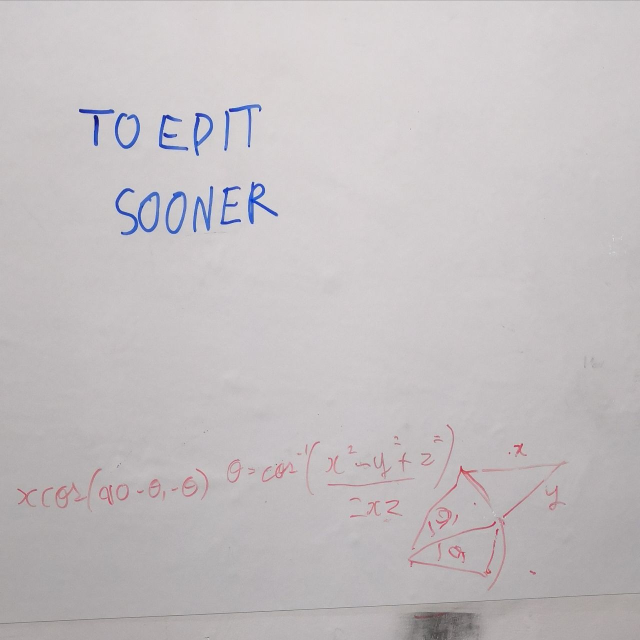
%> input picture Photos/d1.jpg, 1280 x 1280 px (shown at 1/2 size)
$ octave --eval "result = scan_doc(imread('../Photos/d1.jpg'));"   (GNU Octave 9; MATLAB toolbox functions it lacks are replaced by stand-ins)
%> lines starting %> are read from the running program, lines starting %| are printed output that depends on the picture; in (x1, y1, x2, y2) boxes, pixels count from 0 and x2, y2 are one past the last pixel; in counts of white or black regions, pixels touching at a corner belong together; the program's own positions count from 1
function [corners] = scan_doc(im)

fns = im;
I = im2double(fns);
% imread does not use the EXIF rotation, so we manually rotate
%I = permute(I,[2 1 3]);
%I = I(:,end:-1:1,:);
%a = size(rgb2gray(fns));
fsize = 800;
[p] = rectifyDocument(I,fsize);
[corners] = abs([p]);
end

function [pq] = rectifyDocument(I,fixedSize) % input: RGB image as double

% Downscale image to fixed size in order to reduce the influence of
% noise and small-scale texture
imHeight = size(I,1);
imWidth = size(I,2);
imDiag = sqrt(imWidth^2 + imHeight^2);
downScale = fixedSize/imDiag;
I = imresize(I,downScale,'bicubic');
J = rgb2gray(I);

% Detect the 4 dominant lines in the image
BW = edge(J,'canny',[],5);
[H,T,R] = hough(BW);
P = houghpeaks(H,4,'Threshold',0);
theta = T(P(:,2));
rho = R(P(:,1));
if (length(theta) < 4)
    fprintf('Could not find all lines\n');
    return;
end

% Display detected lines
figure;
subplot(1,2,1);
imagesc(I(:,:,2));
shading flat; hold on; colormap gray; axis equal;
for i = 1:length(theta)
    t = theta(i) / 180 * pi;
    r = rho(i);
    if (abs(t) > pi/4)
        u = 0:size(J,2);
        v = 1 + (r - u*cos(t) )/ sin(t);
    else
        v = 0:size(J,1);
        u = 1 + (r - sin(t)*v) / cos(t);
    end
    plot(u,v,'g-','LineWidth',2);
end
% Compute line equations
% The Hough transform returns line equations of the form
%   cos(theta)*x + sin(theta)*y = rho
% We first sort the lines according to angle. Since the document is
% approximately rectangular, this groups the lines into parallel
% lines
[~,order] = sort(abs(theta));
coefficients = [cos(theta' / 180 * pi), sin(theta' / 180 * pi), -rho'];
L1 = coefficients(order(1),:); % start with smallest angle
L2 = coefficients(order(2),:); % parallel to L1
L3 = coefficients(order(3),:); % perpendicular to L1 and L2
L4 = coefficients(order(4),:); % parallel to L3

% Compute p1, p2, p3, p4 as intersections of L1,...,L4;
% see above figure.
p = zeros(4,3);
p(1,:) = cross(L1,L3); % p1
p(2,:) = cross(L2,L3); % p2
p(3,:) = cross(L2,L4); % p3
p(4,:) = cross(L1,L4); % p4
p = p(:,1:2) ./ [p(:,3), p(:,3)];

pq = p;
% We now need to reorder the points such that they correspond to
% the physical document vertices

% Sort points into clockwise order (see above figure)
v = p(2,:) - p(1,:);
w = p(3,:) - p(1,:);
a = (v(1)*w(2) - w(1)*v(2)) / 2; % signed area of triangle (p1,p2,p3)
if (a < 0)
    p = p(end:-1:1,:); % reverse vertex order
end

% Make sure that first vertex p1 lies either topmost or leftmost,
% and lies at the start of a short side
edgeLen = [
    norm(p(1,:) - p(2,:));
    norm(p(2,:) - p(3,:));
    norm(p(3,:) - p(4,:));
    norm(p(4,:) - p(1,:))
    ];
sortedEdgeLen = sort(edgeLen);
startsShortEdge = (edgeLen' <= sortedEdgeLen(2)); % flag which ones are at a short edge
% find the one that is closest to top left corner of image
idx = find(startsShortEdge,2);
if (norm(p(idx(1),:)) < norm(p(idx(2),:)))
    p1Idx = idx(1);
else
    p1Idx = idx(2);
end
order = mod(p1Idx - 1 : p1Idx + 2, 4) + 1; % reorder to start at right vertex
p = p(order,:);

% Diplay vertex order
for i = 1:4
    text(p(i,1),p(i,2),sprintf('%d',i),'BackgroundColor','white');
end

% Define the document vertices in paper coordinates
% We use the A4 standard: 210x280mm
paperWidth = 210;
paperHeight = 280;
q = [
    0,          0;               % corresponds to p1
    paperWidth, 0;               % corresponds to p2
    paperWidth, paperHeight;     % corresponds to p3
    0,          paperHeight;     % corresponds to p4
];

% Compute homography p -> q
H = computeHomography(p,q);

% Modify homography to trim the edges by 2% (slight enlargement)
trimPercentage = 2;
eps = 1 / (1 - trimPercentage/100) - 1;
trimEdges = [
    1+eps, 0,    -eps*paperWidth/2;
    0,     1+eps, -eps*paperHeight/2;
    0,     0,     1;
];
H = trimEdges * H;

% Warp original image to paper coordinates
h = size(I,1);
w = size(I,2);
u = repmat(1:w,[h 1]);
v = repmat(1:h,[w 1])';
uv = [u(:),v(:),ones(length(u(:)),1)];
uv = uv*H';
uv = uv(:,1:2) ./ [uv(:,3),uv(:,3)];
u = reshape(uv(:,1),h,w);
v = reshape(uv(:,2),h,w);
subplot(1,2,2);
surf(u,v,zeros(h,w),I);
shading interp;
colormap gray;
axis equal;
axis([0 paperWidth 0 paperHeight]);
set(gca,'YDir','reverse');
end

function H = computeHomography(p,q)
% Quick implementation of homography computation
% There are better ways to do this, see Hartley & Zisserman's book
A = [p(:,1),p(:,2),ones(4,1),zeros(4,3),-p(:,1).*q(:,1),-p(:,2).*q(:,1);
     zeros(4,3),p(:,1),p(:,2),ones(4,1),-p(:,1).*q(:,2),-p(:,2).*q(:,2)];
b = [q(:,1);q(:,2)];
Hvec = A\b;
H = reshape([Hvec;1],3,3)';
end
%> in scan_doc, fns is the input picture: size 1280x1280x3 uint8; mean R, G, B 195.5, 191, 192.9
%> in rectifyDocument, `I = imresize(I,downScale,'bicubic');`:
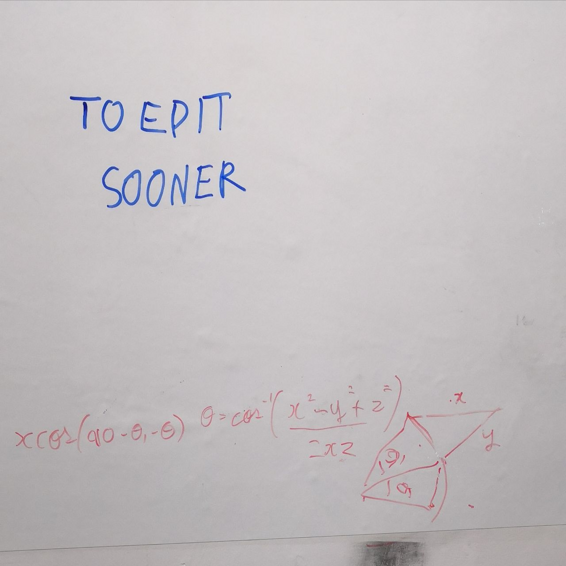
%> I: size 566x566x3 double; mean R, G, B 0.767, 0.749, 0.756
%> in rectifyDocument, `BW = edge(J,'canny',[],5);`:
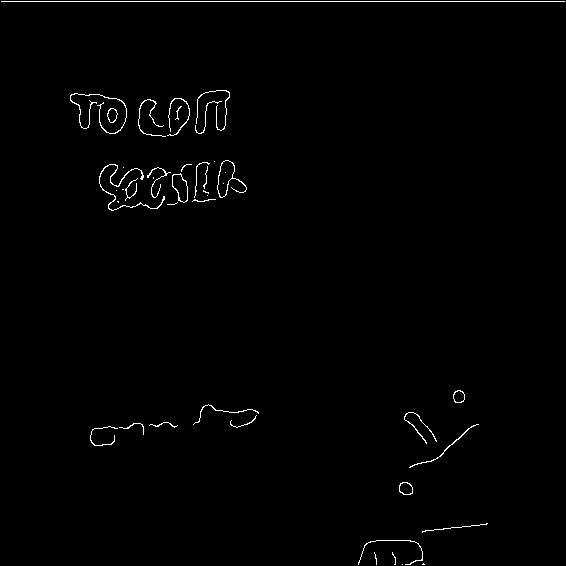
%> BW: size 566x566 logical; 0.9% white in thin lines or dots
%> in rectifyDocument, `[H,T,R] = hough(BW);`: T = 180 values from -90 to 89; R = 1601 values from -800 to 800
%> in rectifyDocument, `P = houghpeaks(H,4,'Threshold',0);`: P = [800 1; 1373 175; 1433 139; 1000 92]
%> in rectifyDocument, `theta = T(P(:,2));`: theta = [-90 84 48 1]
%> in rectifyDocument, `rho = R(P(:,1));`: rho = [-1 572 632 199]
%> the loop in rectifyDocument, `for i = 1:length(theta)` made 4 passes
%> (t, r) on passes 1 to 4: (-1.57, -1), (1.47, 572), (0.838, 632), (0.0175, 199)
%> after the loop in rectifyDocument, `for i = 1:length(theta)`: u = 567 values, max 200 at index 1, min 190.2 at index 567, mean 195.1; v = 567 values from 0 to 566
%> in rectifyDocument, `[~,order] = sort(abs(theta));`: order = [4 3 2 1]
%> in rectifyDocument, `coefficients = [cos(theta' / 180 * pi), sin(theta' / 180 * pi), -rho'];`: coefficients = [6.12e-17 -1 1; 0.105 0.995 -572; 0.669 0.743 -632; 1 0.0175 -199]
%> in rectifyDocument, `L1 = coefficients(order(1),:);`: L1 = [1 0.0175 -199]
%> in rectifyDocument, `L2 = coefficients(order(2),:);`: L2 = [0.669 0.743 -632]
%> in rectifyDocument, `L3 = coefficients(order(3),:);`: L3 = [0.105 0.995 -572]
%> in rectifyDocument, `L4 = coefficients(order(4),:);`: L4 = [6.12e-17 -1 1]
%> in rectifyDocument, `p = p(:,1:2) ./ [p(:,3), p(:,3)];`: p = [189.3 555.3; 346.1 538.8; 943.4 1; 199 1]
%> in rectifyDocument, `v = p(2,:) - p(1,:);`: v = [156.8 -16.48]
%> in rectifyDocument, `w = p(3,:) - p(1,:);`: w = [754.1 -554.3]
%> in rectifyDocument, `a = (v(1)*w(2) - w(1)*v(2)) / 2;`: a = -37241.3
%> in rectifyDocument, `p = p(end:-1:1,:);`: p = [199 1; 943.4 1; 346.1 538.8; 189.3 555.3]
%> in rectifyDocument, `edgeLen = [ norm(p(1,:) - p(2,:)); norm(p(2,:) - p(3,:)); norm(p(3,:) ..`: edgeLen = [744.4; 803.7; 157.7; 554.3]
%> in rectifyDocument, `sortedEdgeLen = sort(edgeLen);`: sortedEdgeLen = [157.7; 554.3; 744.4; 803.7]
%> in rectifyDocument, `startsShortEdge = (edgeLen' <= sortedEdgeLen(2));`: startsShortEdge = [false false true true]
%> in rectifyDocument, `idx = find(startsShortEdge,2);`: idx = [3 4]
%> in rectifyDocument, `p1Idx = idx(2);`: p1Idx = 4
%> in rectifyDocument, `order = mod(p1Idx - 1 : p1Idx + 2, 4) + 1;`: order = [4 1 2 3]
%> in rectifyDocument, `p = p(order,:);`: p = [189.3 555.3; 199 1; 943.4 1; 346.1 538.8]
%> in computeHomography, `Hvec = A\b;`: Hvec = [-0.0384; -0.365; 210.1; 0.311; 0.00542; -61.85; -0.000183; -0.00142]
%> in computeHomography, `H = reshape([Hvec;1],3,3)';`: H = [-0.0384 -0.365 210.1; 0.311 0.00542 -61.85; -0.000183 -0.00142 1]
%> in rectifyDocument, `H = trimEdges * H;`: H = [-0.0388 -0.37 212.2; 0.318 0.00958 -65.97; -0.000183 -0.00142 1]
%> in rectifyDocument, `u = reshape(uv(:,1),h,w);`:
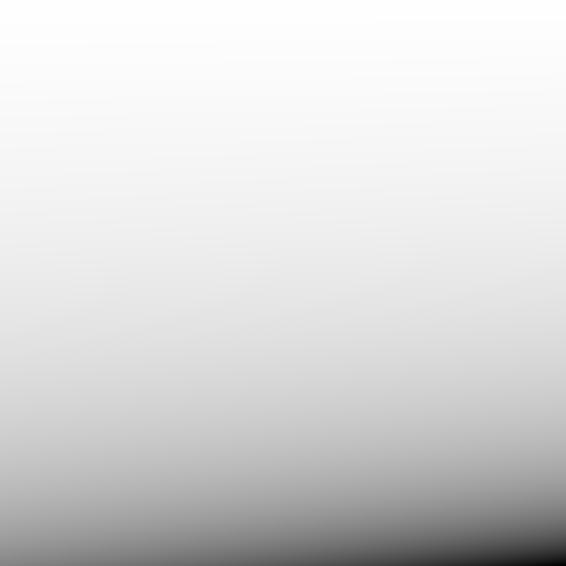
%> u: size 566x566 double; min -199.7, max 212.1, mean 152.1; drawn with min black and max white
%> in rectifyDocument, `v = reshape(uv(:,2),h,w);`:
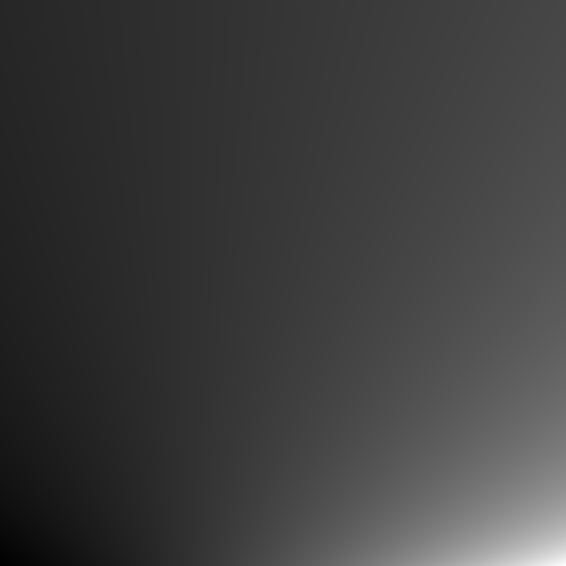
%> v: size 566x566 double; min -303.8, max 1255.6, mean 76.7; drawn with min black and max white
%> in scan_doc, `[p] = rectifyDocument(I,fsize);`: p = [189.3 555.3; 346.1 538.8; 943.4 1; 199 1]
%> `result = scan_doc(imread('../Photos/d1.jpg'));`:
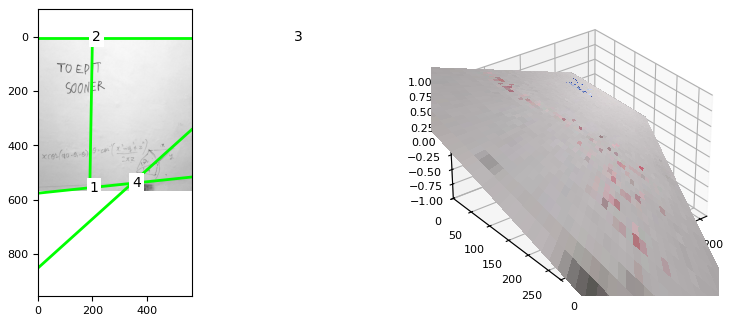
%> figure redrawn from the program's plot data, 2 panels

$ run again, on Photos/e1.jpg
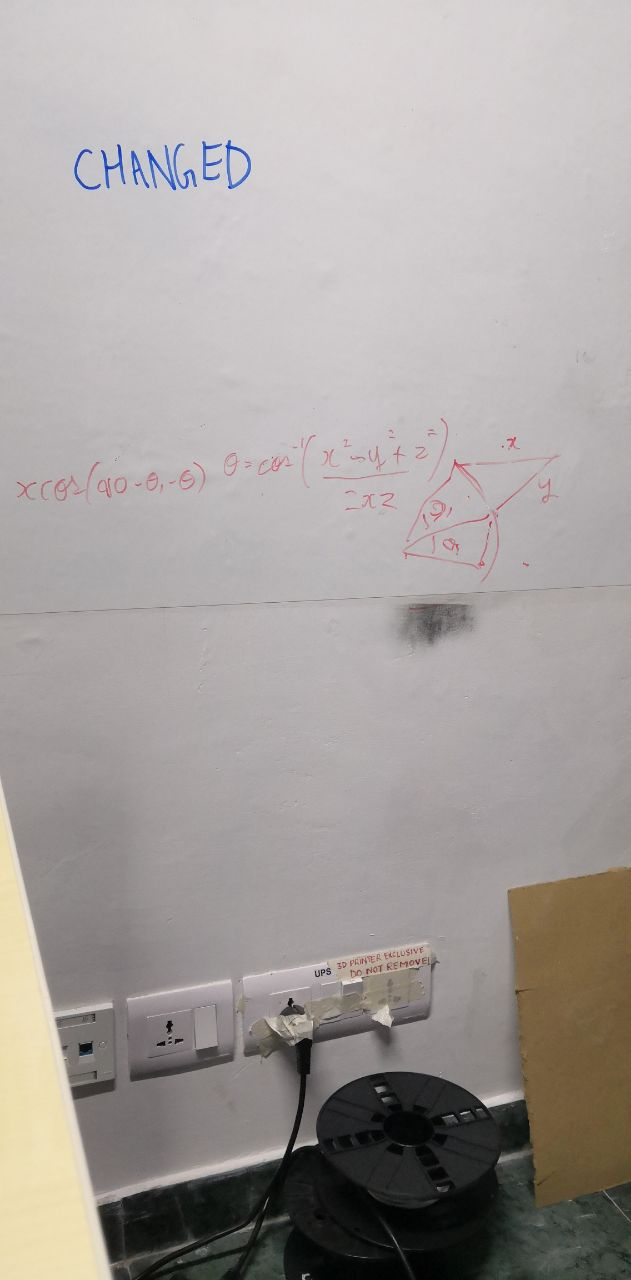
%> input picture Photos/e1.jpg, 631 x 1280 px
%> in scan_doc, fns is the input picture: size 1280x631x3 uint8; mean R, G, B 165.5, 160.1, 157.7
%> in rectifyDocument, `BW = edge(J,'canny',[],5);`:
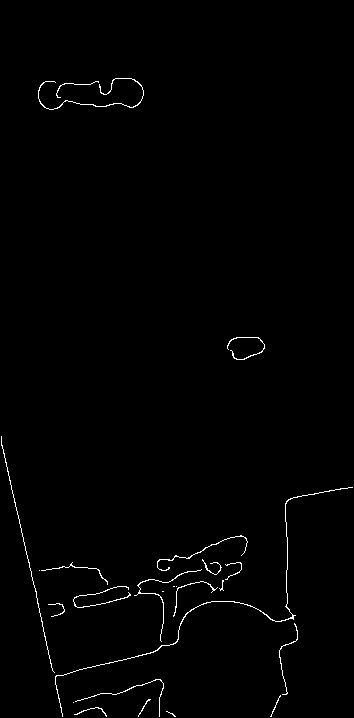
%> BW: size 718x354 logical; 0.93% white in thin lines or dots, all inside (x1, y1, x2, y2) = (1, 78, 353, 717)
%> T = 180 values from -90 to 89; R = 1601 values from -800 to 800
%> P = [702 78; 1470 167; 1107 93; 1078 90]
%> theta = [-13 76 2 -1]
%> rho = [-99 669 306 277]
%> the loop in rectifyDocument, `for i = 1:length(theta)` made 4 passes
%> (t, r) on passes 1 to 4: (-0.227, -99), (1.33, 669), (0.0349, 306), (-0.0175, 277)
%> after the loop in rectifyDocument, `for i = 1:length(theta)`: u = 719 values from 278 to 290.6; v = 719 values from 0 to 718
%> in rectifyDocument, `[~,order] = sort(abs(theta));`: order = [4 3 1 2]
%> coefficients = [0.974 -0.225 99; 0.242 0.97 -669; 0.999 0.0349 -306; 1 -0.0175 -277]
%> L1 = [1 -0.0175 -277]
%> L2 = [0.999 0.0349 -306]
%> L3 = [0.974 -0.225 99]
%> L4 = [0.242 0.97 -669]
%> in rectifyDocument, `p = p(:,1:2) ./ [p(:,3), p(:,3)];`: p = [308 1774.2; 252.6 1534.3; 284.6 618.5; 287.8 617.7]
%> pq has the same summary as p
%> in rectifyDocument, `v = p(2,:) - p(1,:);`: v = [-55.4 -240]
%> in rectifyDocument, `w = p(3,:) - p(1,:);`: w = [-23.42 -1155.7]
%> a = 29204.3
%> edgeLen = [246.3; 916.3; 3.34; 1156.7]
%> sortedEdgeLen = [3.34; 246.3; 916.3; 1156.7]
%> startsShortEdge = [true false true false]
%> idx = [1 3]
%> p1Idx = 3
%> in rectifyDocument, `order = mod(p1Idx - 1 : p1Idx + 2, 4) + 1;`: order = [3 4 1 2]
%> in rectifyDocument, `p = p(order,:);`: p = [284.6 618.5; 287.8 617.7; 308 1774.2; 252.6 1534.3]
%> Hvec = [-5.75; -0.201; 1759.7; -0.105; -0.421; 290.1; -0.000731; -0.00142]
%> in computeHomography, `H = reshape([Hvec;1],3,3)';`: H = [-5.75 -0.201 1759.7; -0.105 -0.421 290.1; -0.000731 -0.00142 1]
%> in rectifyDocument, `H = trimEdges * H;`: H = [-5.86 -0.202 1793.5; -0.105 -0.425 293.2; -0.000731 -0.00142 1]
%> in scan_doc, `[p] = rectifyDocument(I,fsize);`: p = [308 1774.2; 252.6 1534.3; 284.6 618.5; 287.8 617.7]
%> corners has the same summary as p
%> `result = scan_doc(imread('../Photos/d1.jpg'));`:
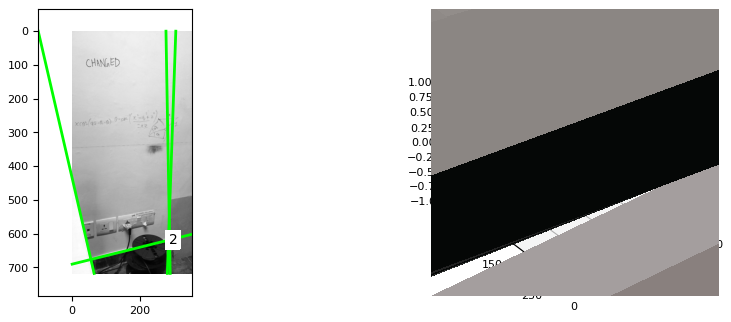
%> figure redrawn from the program's plot data, 2 panels
%> result has the same summary as p in scan_doc
